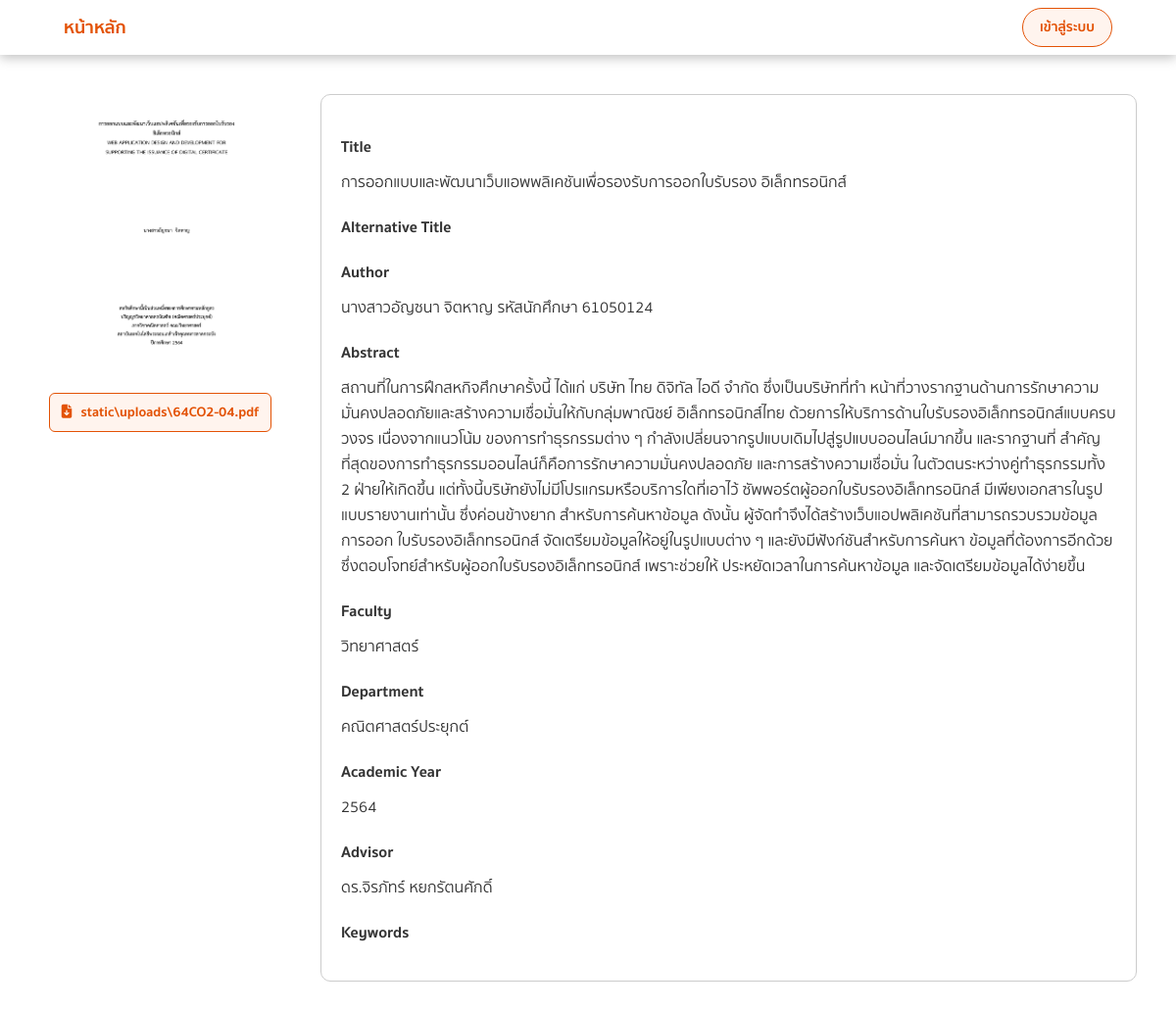
The app's page /project/1 with its own data.
### models.py (models this page shows)
class ProjectModel(db.Model):
    __tablename__ = 'projects'
    id = Column(Integer, primary_key=True, autoincrement=True)
    title_th = Column(String(255), nullable=False)
    title_en = Column(String(255))
    academic_year = Column(String(10))
    abstract_th = Column(Text)
    abstract_en = Column(Text)
    department = Column(String(100))
    faculty = Column(String(100))
    author = Column(String(255))
    advisor = Column(String(255))
    keywords = Column(String(255))
    file_path = Column(String(255))
    thumbnail_path = Column(String(255))   # <--- เพิ่มบรรทัดนี้
    created_at = Column(DateTime, default=datetime.datetime.now)
    updated_at = Column(DateTime, onupdate=datetime.datetime.now)
    students = relationship('UserModel', secondary='project_student', back_populates='projects')
    keywords_rel = relationship('KeywordModel', secondary='project_keyword', back_populates='projects')
    advisors = relationship('UserModel', secondary='project_advisor', back_populates='advising_projects')
    pdf_files = relationship('PdfFileModel', back_populates='project')

### app.py (the view)
@app.route('/project/<int:project_id>')
def project_detail(project_id):
    project = ProjectModel.query.get_or_404(project_id)
    return render_template('project_detail.html', project=project)

### app.py (called while the page is built, shortened)
@app.context_processor
def inject_user():
    user = session.get('user')
    return dict(user_logged_in=False)

### templates/project_detail.html (shortened to what this page needs)
<!DOCTYPE html>
<html lang="th">
<head>
  <link rel="stylesheet" href="{{ url_for('static', filename='css/index.css') }}">
  <link rel="stylesheet" href="https://cdnjs.cloudflare.com/ajax/libs/font-awesome/6.4.0/css/all.min.css" />
</head>
<body>
  <nav class="navbar">
    <div class="container">
      <a href="{{ url_for('index') }}" class="brand">หน้าหลัก</a>
      {% if user_logged_in %}
      <div class="profile-wrapper">
        <div class="profile-btn">
          <div class="avatar-circle" style="background-color: {{ avatar_color }}">
            {{ first_letter }}
          </div>
          <span class="student-id">{{ student_id }}</span>
          <i class="fa-solid fa-chevron-down arrow"></i>
        </div>
        <div class="dropdown-menu">
          <a href="{{ url_for('profile') }}"><i class="fa-solid fa-user"></i> Profile</a>
          <a href="{{ url_for('logout') }}"><i class="fa-solid fa-right-from-bracket"></i> Log out</a>
        </div>
      </div>
      {% else %}
      <a href="{{ url_for('login') }}" class="login-btn {% if request.endpoint == 'login' %}hidden-login-btn{% endif %}">เข้าสู่ระบบ</a>
      {% endif %}
    </div>
  </nav>
</body>
<div class="project-detail-page">
  <div class="left-panel">
      {% if project.thumbnail_path %}
        <img src="{{ project.thumbnail_path }}" alt="PDF Thumbnail" style="width: 200px; display: block; margin-bottom: 10px;">
      {% else %}
        <div class="pdf-preview">Preview</div>
      {% endif %}
      <a href="{{ url_for('static', filename=project.file_path) }}" class="download-pdf" download>
        <i class="fa-solid fa-file-arrow-down icon"></i> {{ project.file_path.split('/')[-1] }}
      </a>
  </div>
  <div class="right-panel">
      <div class="info-group">
          <label>Title</label>
          <p>{{ project.title_th }}</p>
          <label>Alternative Title</label>
          <label>Author</label>
          <p>{{ project.author }}</p>
          <label>Abstract</label>
          <p>{{ project.abstract_th }}</p>
          <label>Faculty</label>
          <p>{{ project.faculty }}</p>
          <label>Department</label>
          <p>{{ project.department }}</p>
          <label>Academic Year</label>
          <p>{{ project.academic_year }}</p>
          <label>Advisor</label>
          <p>{{ project.advisor }}</p>
          <label>Keywords</label>
      </div>
  </div>
</div>

### static/css/index.css (style rules this page uses)
body { font-family: "Sukhumvit Set", sans-serif; background-color: #ffffff; color: #333; margin: 0; padding: 0; }
* { font-family: 'Sukhumvit Set', sans-serif; }
.container { max-width: 100%; margin: 0 auto; padding-left: 65px; padding-right: 65px; box-sizing: border-box; }
.navbar { background-color: #ffffff; padding: 8px 0; box-shadow: 0px 3px 11.1px 0px rgba(0, 0, 0, 0.25); }
.navbar .container { display: flex; justify-content: space-between; align-items: center; }
.brand { font-weight: bold; color: #E35205; text-decoration: none; font-size: 18px; }
.login-btn { background-color: #fff4ee; border: 1px solid #E35205; color: #E35205; padding: 8px 17px; border-radius: 24px; font-size: 14px; font-weight: bold; cursor: pointer; text-decoration: none; }
.right-panel label { margin-top: 15px; font-weight: bold; font-size: 14px; }
.project-detail-page { padding: 40px; display: flex; gap: 40px; align-items: flex-start; justify-content: center; flex-wrap: wrap; max-width: 1440px; margin: 0 auto; box-sizing: border-box; }
.left-panel { flex: 0 0 247px; display: flex; flex-direction: column; align-items: center; }
.download-pdf { background-color: #fff4ee; color: #E35205; border: 1px solid #E35205; padding: 8px 12px; border-radius: 6px; font-size: 14px; font-weight: bold; text-decoration: none; text-align: center; text-align: center; margin-top: 12px; white-space: nowrap; overflow: hidden; text-overflow: ellipsis; gap: 10px; }
.download-pdf .icon { margin-right: 6px; color: #E35205; }
.right-panel { flex: 1; border: 1px solid #ccc; border-radius: 10px; padding: 20px; min-width: 300px; box-sizing: border-box; }
.info-group label { font-weight: bold; font-size: 16px; margin-top: 20px; display: block; }
.info-group p { font-size: 16px; margin: 10px 0 20px; }

### records on screen
ProjectModel: thumbnail_path (picture), file_path "static\\uploads\\64CO2-04.pdf", title_th "การออกแบบและพัฒนาเว็บแอพพลิเคชันเพื่อรองรับการออกใบรับรอง อิเล็กทรอนิกส์", author "นางสาวอัญซนา จิตหาญ รหัสนักศึกษา 61050124", abstract_th "สถานที่ในการฝึกสหกิจศึกษาครั้งนี้ ได้แก่ บริษัท ไทย ดิจิทัล ไอดี จํากัด ซึ่งเป็นบริษัทที่ทํา หน้าที่วางรากฐานด้านการรักษาความมั่นคงปลอดภัยและสร้างความเชื่อมั่นให้กับกลุ่มพาณิชย์ อิเล็กทรอนิกส์ไทย ด้วยการให้บริการด้านใบรับรองอิเล็กทรอนิกส์แบบครบวงจร เนื่องจากแนวโน้ม ของการทําธุรกรรมต่าง ๆ กําลังเปลี่ยนจากรูปแบบเดิมไปสู่รูปแบบออนไลน์มากขึ้น และรากฐานที่ สําคัญที่สุดของการทําธุรกรรมออนไลน์ก็คือการรักษาความมั่นคงปลอดภัย และการสร้างความเชื่อมั่น ในตัวตนระหว่างคู่ทําธุรกรรมทั้ง 2 ฝ่ายให้เกิดขึ้น แต่ทั้งนี้บริษัทยังไม่มีโปรแกรมหรือบริการใดที่เอาไว้ ซัพพอร์ตผู้ออกใบรับรองอิเล็กทรอนิกส์ มีเพียงเอกสารในรูปแบบรายงานเท่านั้น ซึ่งค่อนข้างยาก สําหรับการค้นหาข้อมูล ดังนั้น…", faculty "วิทยาศาสตร์", department "คณิตศาสตร์ประยุกต์", academic_year "2564", advisor "ดร.จิรภัทร์ หยกรัตนศักดิ์"
